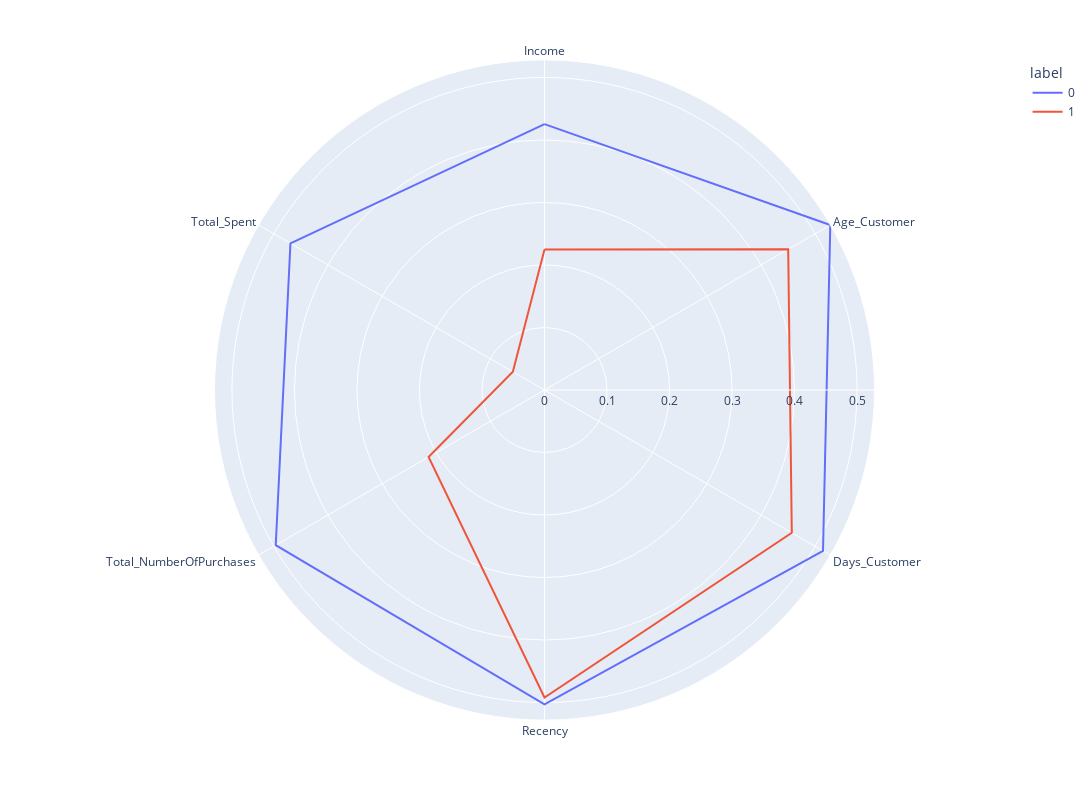

The code cell stored with this chart in its notebook:
### Code cell
kmeans = KMeans(
        n_clusters=2, init="k-means++",
        n_init=10,
        tol=1e-04, random_state=42
    )
kmeans.fit(X)
clusters=pd.DataFrame(X,columns=df.columns)
clusters['label']=kmeans.labels_
polar=clusters.groupby("label").mean().reset_index()
polar=pd.melt(polar,id_vars=["label"])
fig4 = px.line_polar(polar, r="value", theta="variable", color="label", line_close=True,height=800,width=1400)
fig4.show()

### Figure 1 — Plotly figure (JSON) as saved in the notebook; plotly's stock layout.template omitted (floating-point values rounded to 4 significant figures)
{"data": [{"hovertemplate": "label=0<br>value=%{r}<br>variable=%{theta}<extra></extra>", "legendgroup": "0", "line": {"color": "#636efa", "dash": "solid"}, "marker": {"symbol": "circle"}, "mode": "lines", "name": "0", "r": [0.4253, 0.5279, 0.5145, 0.5029, 0.4965, 0.4693, 0.4253], "showlegend": true, "subplot": "polar", "theta": ["Income", "Age_Customer", "Days_Customer", "Recency", "Total_NumberOfPurchases", "Total_Spent", "Income"], "type": "scatterpolar"}, {"hovertemplate": "label=1<br>value=%{r}<br>variable=%{theta}<extra></extra>", "legendgroup": "1", "line": {"color": "#EF553B", "dash": "solid"}, "marker": {"symbol": "circle"}, "mode": "lines", "name": "1", "r": [0.2247, 0.4501, 0.4568, 0.492, 0.2141, 0.05846, 0.2247], "showlegend": true, "subplot": "polar", "theta": ["Income", "Age_Customer", "Days_Customer", "Recency", "Total_NumberOfPurchases", "Total_Spent", "Income"], "type": "scatterpolar"}], "layout": {"height": 800, "legend": {"title": {"text": "label"}, "tracegroupgap": 0}, "margin": {"t": 60}, "polar": {"angularaxis": {"direction": "clockwise", "rotation": 90}, "domain": {"x": [0, 1], "y": [0, 1]}}, "width": 1400}}
